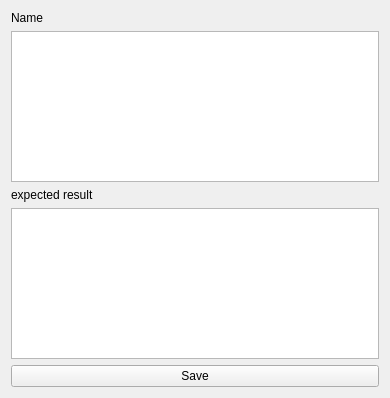
<?xml version="1.0" encoding="UTF-8"?>
<ui version="4.0">
 <class>Activity_editClass</class>
 <widget class="QWidget" name="Activity_editClass">
  <property name="geometry">
   <rect>
    <x>0</x>
    <y>0</y>
    <width>390</width>
    <height>398</height>
   </rect>
  </property>
  <property name="windowTitle">
   <string>Activity_edit</string>
  </property>
  <layout class="QGridLayout" name="gridLayout">
   <item row="0" column="0">
    <widget class="QLabel" name="label">
     <property name="text">
      <string>Name</string>
     </property>
    </widget>
   </item>
   <item row="1" column="0">
    <widget class="QTextEdit" name="titleEdit">
     <property name="markdown">
      <string/>
     </property>
     <property name="html">
      <string>&lt;!DOCTYPE HTML PUBLIC &quot;-//W3C//DTD HTML 4.0//EN&quot; &quot;http://www.w3.org/TR/REC-html40/strict.dtd&quot;&gt;
&lt;html&gt;&lt;head&gt;&lt;meta name=&quot;qrichtext&quot; content=&quot;1&quot; /&gt;&lt;style type=&quot;text/css&quot;&gt;
p, li { white-space: pre-wrap; }
&lt;/style&gt;&lt;/head&gt;&lt;body style=&quot; font-family:'MS Shell Dlg 2'; font-size:8pt; font-weight:400; font-style:normal;&quot;&gt;
&lt;p style=&quot;-qt-paragraph-type:empty; margin-top:0px; margin-bottom:0px; margin-left:0px; margin-right:0px; -qt-block-indent:0; text-indent:0px;&quot;&gt;&lt;br /&gt;&lt;/p&gt;&lt;/body&gt;&lt;/html&gt;</string>
     </property>
    </widget>
   </item>
   <item row="2" column="0">
    <widget class="QLabel" name="label_2">
     <property name="text">
      <string>expected result</string>
     </property>
    </widget>
   </item>
   <item row="3" column="0">
    <widget class="QTextEdit" name="outEdit">
     <property name="markdown">
      <string/>
     </property>
     <property name="html">
      <string>&lt;!DOCTYPE HTML PUBLIC &quot;-//W3C//DTD HTML 4.0//EN&quot; &quot;http://www.w3.org/TR/REC-html40/strict.dtd&quot;&gt;
&lt;html&gt;&lt;head&gt;&lt;meta name=&quot;qrichtext&quot; content=&quot;1&quot; /&gt;&lt;style type=&quot;text/css&quot;&gt;
p, li { white-space: pre-wrap; }
&lt;/style&gt;&lt;/head&gt;&lt;body style=&quot; font-family:'MS Shell Dlg 2'; font-size:8pt; font-weight:400; font-style:normal;&quot;&gt;
&lt;p style=&quot;-qt-paragraph-type:empty; margin-top:5px; margin-bottom:5px; margin-left:0px; margin-right:0px; -qt-block-indent:0; text-indent:0px;&quot;&gt;&lt;br /&gt;&lt;/p&gt;&lt;/body&gt;&lt;/html&gt;</string>
     </property>
    </widget>
   </item>
   <item row="4" column="0">
    <widget class="QPushButton" name="pushButton">
     <property name="text">
      <string>Save</string>
     </property>
    </widget>
   </item>
  </layout>
 </widget>
 <layoutdefault spacing="6" margin="11"/>
 <resources/>
 <connections/>
</ui>
